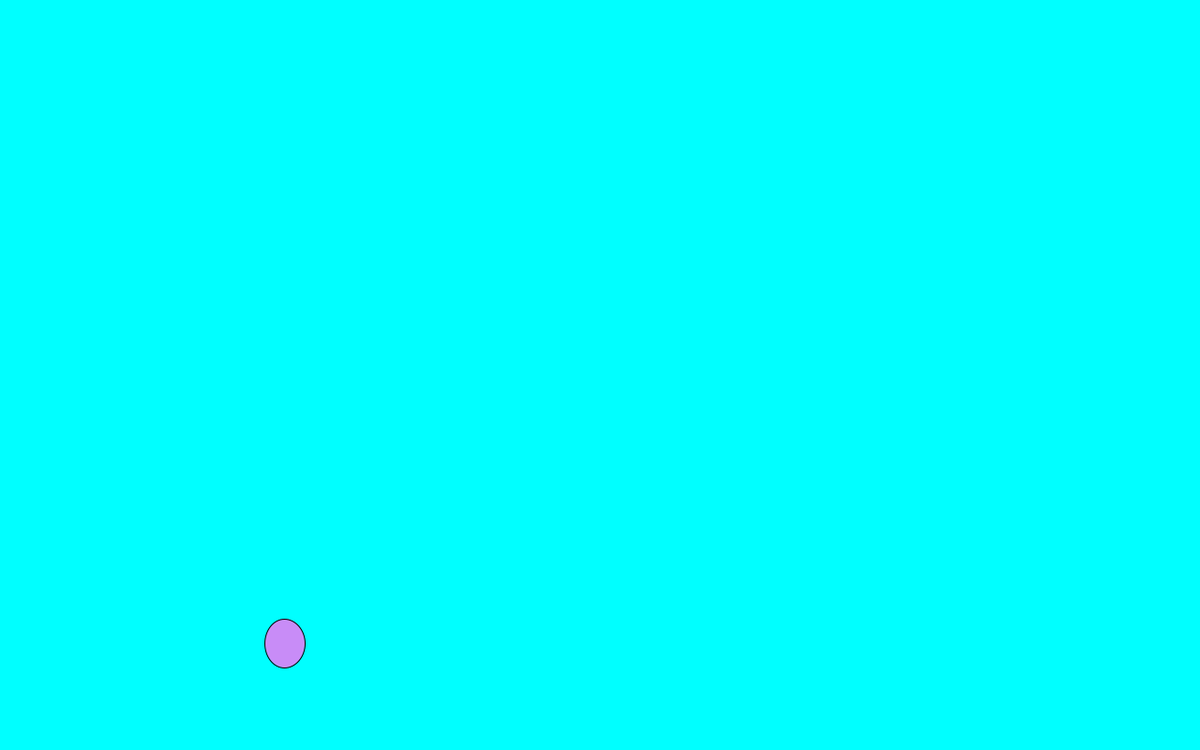
Frame 1 (no input)
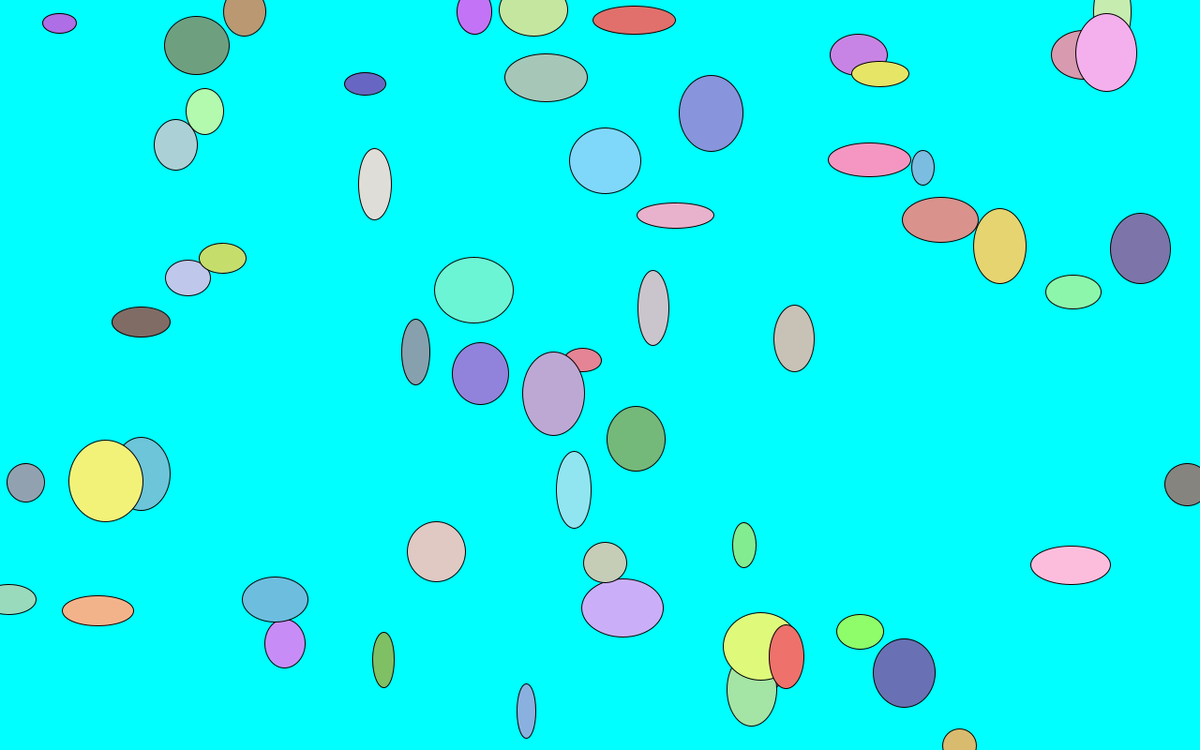
Frame 60 (the mouse pressed at the canvas centre just before this capture)
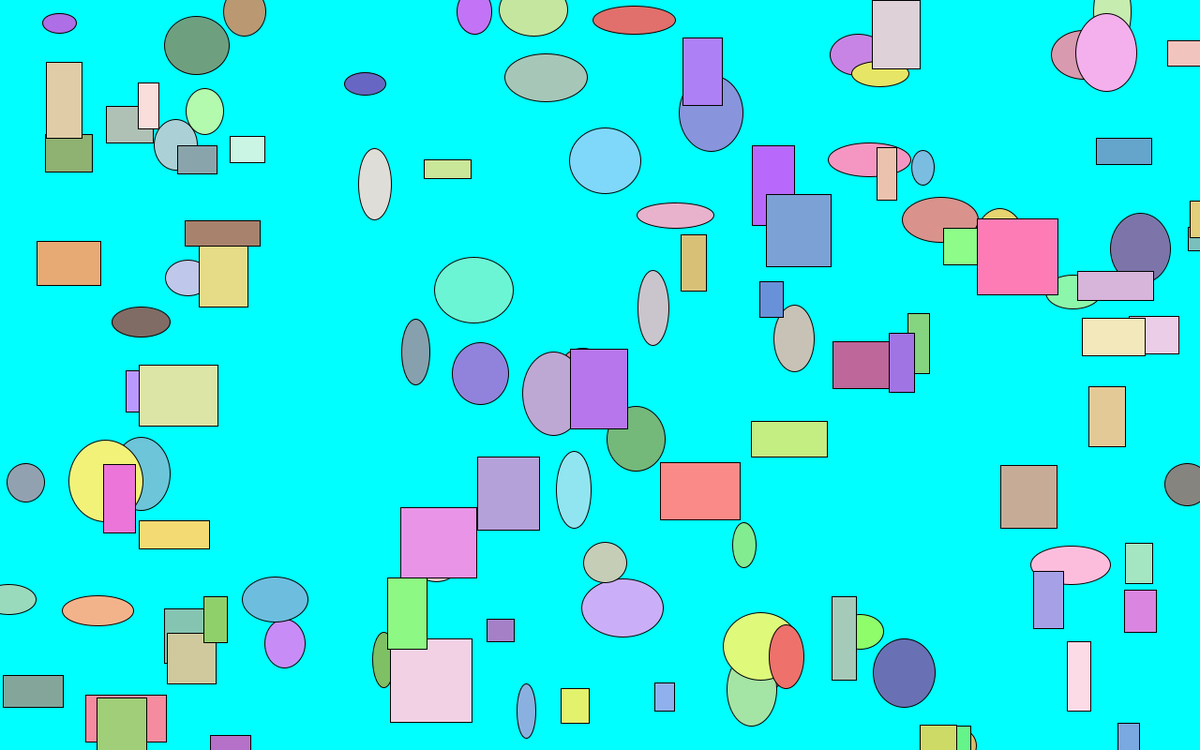
Frame 120 (the mouse held since frame 60 and released just before this capture)

The Processing sketch that drew these frames (run headless with seeded random() and noise(); from frame 60 on, the mouse is pressed at the canvas centre):

// Processing sketch: sketch_141022a
// ── sketch_141022a.pde
boolean cr = true;
int x,y,w,h;


void setup(){
  size(1280,800);
  background(0,255,255);
x=30;
y=30;
w=1000;
h=500;
}

void draw(){
fill(random(100,  255),random(100,255),random(100,255));
  if(cr){
  ellipse(random(width),random(height), random(20,90),random(20,90));
}
else{
    rect(random(width),random(height),random(20,90),random(20,90));
}
 
}
void mousePressed(){
     cr=!cr;
}
   
